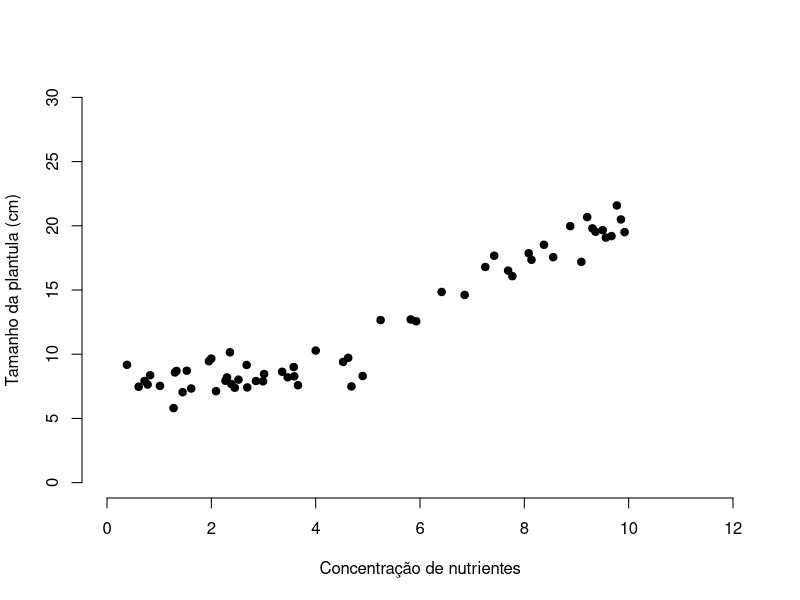
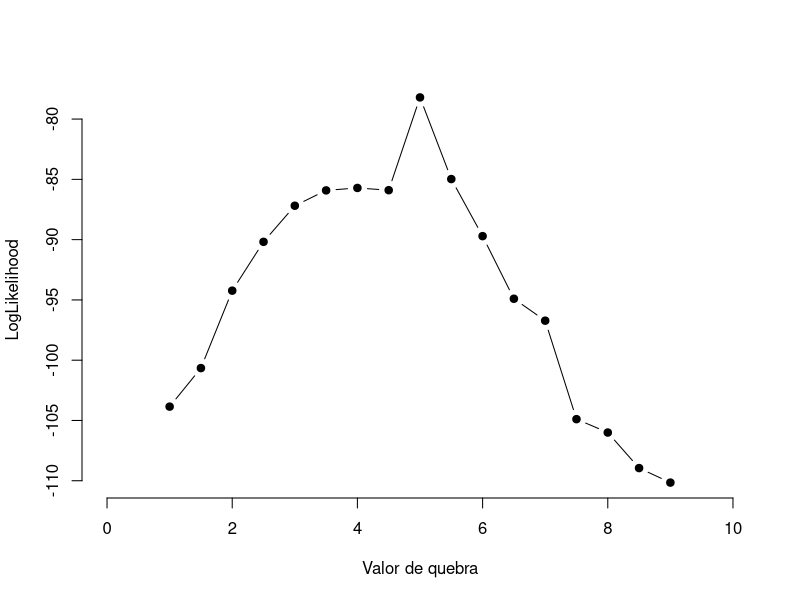
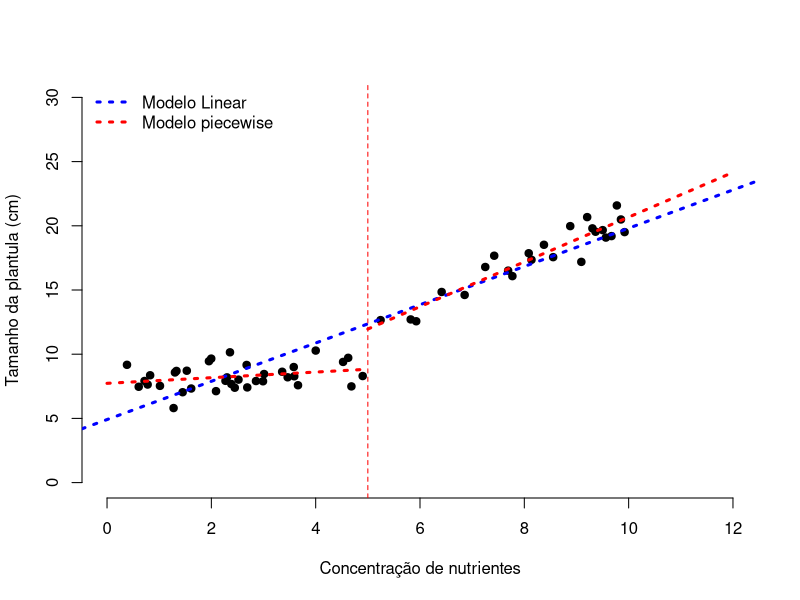
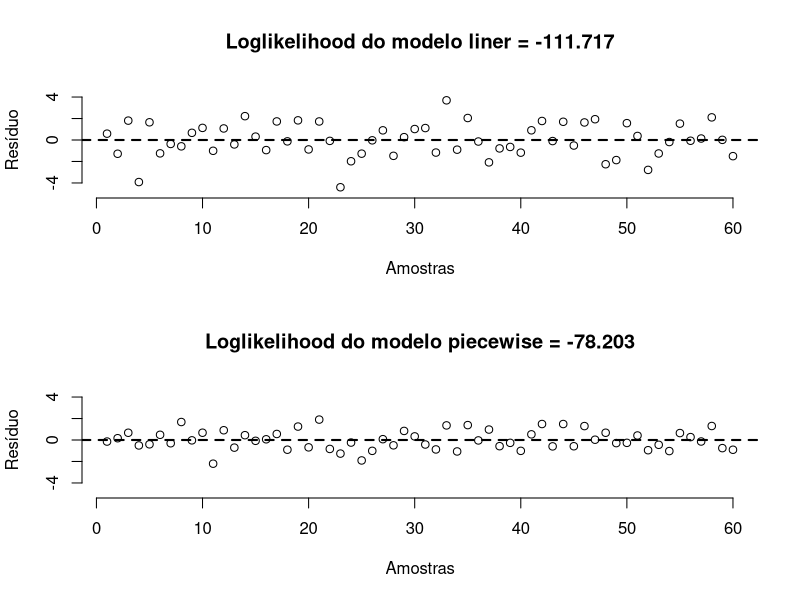
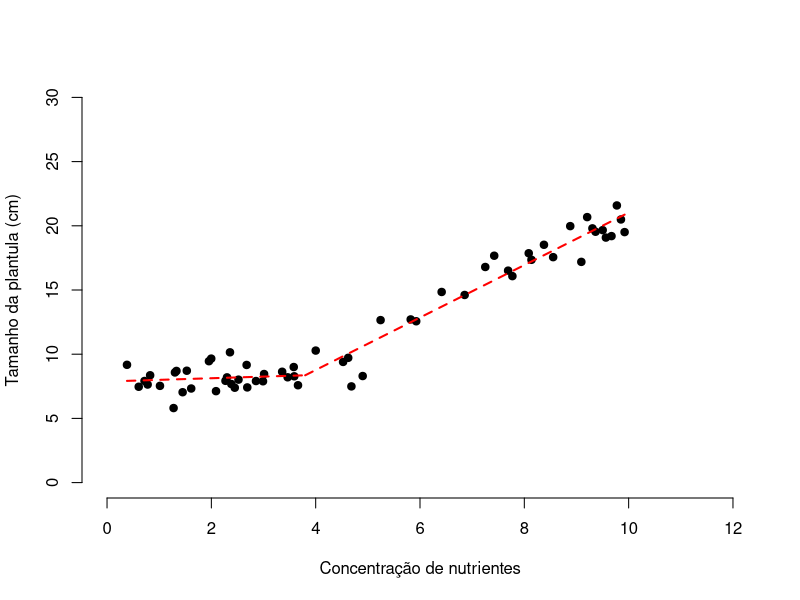

The R source for these figures, in order:
set.seed(31415)

nutriente <- runif(60,0,10)

fn_bs <- function(x){
    saida<-vector(length=length(x))
    for(i in 1:length(x)){       
        if(x[i]<5){
            saida[i] <- 8+0*x[i]
        }else{
            saida[i] <- 1+2*x[i]
        }
    }
    saida <- saida+rnorm(length(x),0,1)
    return(saida)
}

tamanho <- fn_bs(nutriente)

jpeg("01.jpg")
plot(tamanho~nutriente,xlab="Concentração de nutrientes",ylab="Tamanho da plantula (cm)",frame=F,ylim=c(0,30),xlim=c(0,12),pch=19)
dev.off()

#####################################
## Força bruta
#####################################
quebras <- seq(1,9,0.5)
minimo_quadrado <- vector(length = length(quebras))

for(i in 1:length(quebras)){
 piecewise <- nls(tamanho ~ ifelse(nutriente < quebras[i],a1+b1*nutriente,a2+b2*nutriente),start = c(a1=1,a2=1,b1=1,b2=1))
 minimo_quadrado[i] <- logLik(piecewise)
}


minimo_quadrado <- unlist(minimo_quadrado)

jpeg("02.jpg")
plot(quebras,minimo_quadrado,type="b",pch=19,xlab="Valor de quebra",ylab="LogLikelihood",frame=F,xlim=c(0,10))
dev.off()

modelo<-nls(tamanho ~ ifelse(nutriente < 5,a1+b1*nutriente,a2+b2*nutriente),start = c(a1=1,a2=1,b1=1,b2=1))
summary(modelo)

modelo_linear<- lm(tamanho~nutriente)
summary(modelo_linear)


jpeg("03.jpg")
plot(tamanho~nutriente,xlab="Concentração de nutrientes",ylab="Tamanho da plantula (cm)",frame=F,ylim=c(0,30),xlim=c(0,12),pch=19)

abline(modelo_linear,lwd=3,lty=3,col="blue")

curve(coef(modelo)[1]+coef(modelo)[3]*x,0,5,add=T,lwd=3,lty=3,col="red")
curve(coef(modelo)[2]+coef(modelo)[4]*x,5,12,add=T,lwd=3,lty=3,col="red")
abline(v=5,lwd=1,lty=2,col="red")
legend("topleft",lwd=3,lty=3,col=c("blue","red"),legend=c("Modelo Linear","Modelo piecewise"),bty="n")
dev.off()


jpeg("04.jpg")
par(mfrow=c(2,1))
plot(resid(modelo_linear),main=paste("Loglikelihood do modelo liner =",round(logLik(modelo_linear),3)),frame=F,xlab="Amostras",ylab="Resíduo",ylim=c(-5,5))
abline(h=0,lty=2,lwd=2)
plot(resid(modelo),main=paste("Loglikelihood do modelo piecewise =",round(logLik(modelo),3)),frame=F,xlab="Amostras",ylab="Resíduo",ylim=c(-5,5))
abline(h=0,lty=2,lwd=2)
dev.off()

##install.packages("segmented")
library(segmented)


modelo_pieciwise<- segmented(modelo_linear, seg.Z = ~nutriente, psi=1)
summary(modelo_pieciwise)


jpeg("05.jpg")
plot(tamanho~nutriente,xlab="Concentração de nutrientes",ylab="Tamanho da plantula (cm)",frame=F,ylim=c(0,30),xlim=c(0,12),pch=19)
plot(modelo_pieciwise,add=T,lwd=2,lty=2,col="red")
dev.off()
